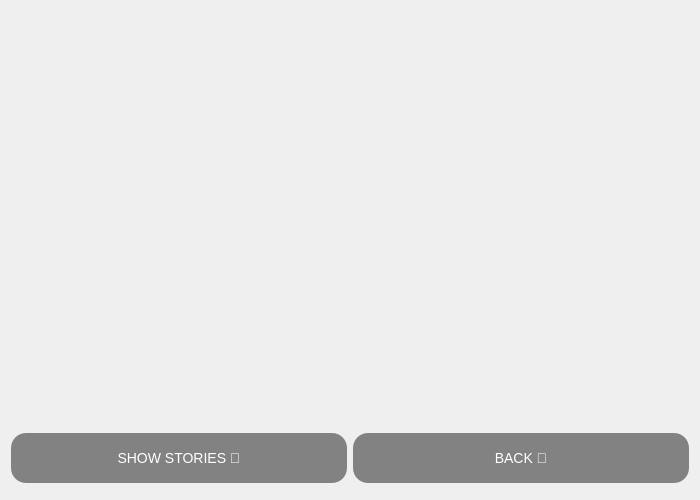
<?xml version="1.0" encoding="UTF-8"?>
<ui version="4.0">
 <class>ShowContactNameStory</class>
 <widget class="QWidget" name="ShowContactNameStory">
  <property name="geometry">
   <rect>
    <x>0</x>
    <y>0</y>
    <width>700</width>
    <height>500</height>
   </rect>
  </property>
  <property name="windowTitle">
   <string>Form</string>
  </property>
  <layout class="QVBoxLayout" name="verticalLayout">
   <item>
    <widget class="QListWidget" name="listWidget">
     <property name="styleSheet">
      <string notr="true">background:transparent;</string>
     </property>
     <property name="verticalScrollMode">
      <enum>QAbstractItemView::ScrollPerPixel</enum>
     </property>
    </widget>
   </item>
   <item>
    <layout class="QHBoxLayout" name="horizontalLayout">
     <property name="bottomMargin">
      <number>6</number>
     </property>
     <item>
      <widget class="QPushButton" name="ShowStories">
       <property name="minimumSize">
        <size>
         <width>0</width>
         <height>50</height>
        </size>
       </property>
       <property name="maximumSize">
        <size>
         <width>16777215</width>
         <height>16777215</height>
        </size>
       </property>
       <property name="styleSheet">
        <string notr="true">background:rgb(130, 130, 130);
font:14px;
color:white;
border-radius:15px;
</string>
       </property>
       <property name="text">
        <string>SHOW STORIES 🤩</string>
       </property>
      </widget>
     </item>
     <item>
      <widget class="QPushButton" name="Back">
       <property name="minimumSize">
        <size>
         <width>0</width>
         <height>50</height>
        </size>
       </property>
       <property name="styleSheet">
        <string notr="true">background:rgb(130, 130, 130);
font:14px;
color:white;
border-radius:15px;
</string>
       </property>
       <property name="text">
        <string>BACK 🥺</string>
       </property>
      </widget>
     </item>
    </layout>
   </item>
  </layout>
 </widget>
 <resources/>
 <connections/>
</ui>
